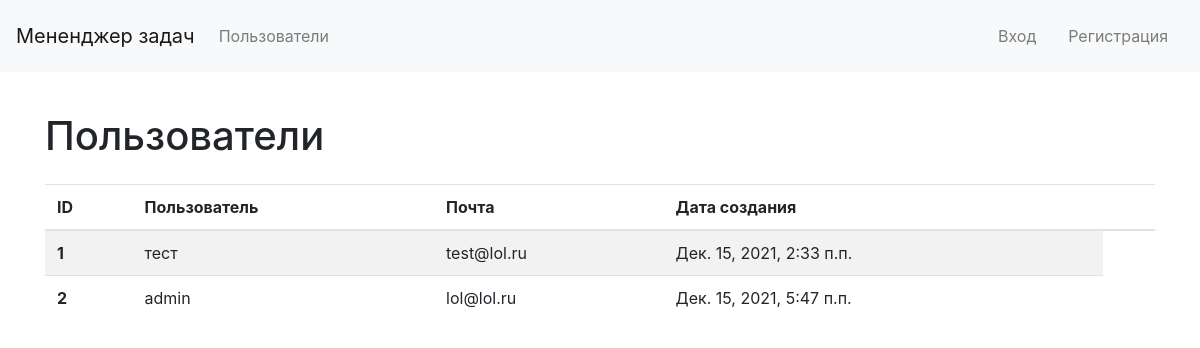
/users/, run on the app's committed database.
### main_page/models.py (models this page shows)
class CustomUser(AbstractUser):
    def __str__(self):
        return self.username

### main_page/views.py (the view)
# urls.py: path('users/', UsersListView.as_view(), name='users_page'),
class UsersListView(ListView):
    model = User
    template_name = 'users_list.html'
    context_object_name = 'users_list'
    def get_queryset(self):
        return User.objects.all()

### templates/users_list.html (shortened to what this page needs)
{% extends 'main_template.html' %}
{% load i18n %}
{% block title %}
    <head>
    </head>
{% endblock %}
{% block content %}
    <div class="container wrapper flex-grow-1">
      <h1 class="my-4">
        {% trans "Пользователи" %}
      </h1>
        <table class="table table-striped">
        <thead>
            <tr>
            <th>ID</th>
            <th>{% trans "Пользователь" %}</th>
            <th>{% trans "Почта" %}</th>
            <th>{% trans "Дата создания" %}</th>
            <th></th>
            </tr>
        </thead>
        <tbody>
        {% if users_list %}
            {% for user in users_list %}
                <tr>
                <th>{{ user.pk }}</th>
                <td>{{ user.username }}</td>
                <td>{{ user.email }}</td>
                <td>{{ user.date_joined }}</td>
                </tr>
            {% endfor %}
        {% else %}
            <p>{% trans "Список пользователей пустой" %}</p>
        {% endif %}
        </tbody>
        </table>
    </div>
{% endblock %}

### data on the page
CustomUser: pk "1", username "тест", email "test@lol.ru", date_joined "Дек. 15, 2021, 2:33 п.п."
CustomUser: pk "2", username "admin", email "lol@lol.ru", date_joined "Дек. 15, 2021, 5:47 п.п."
